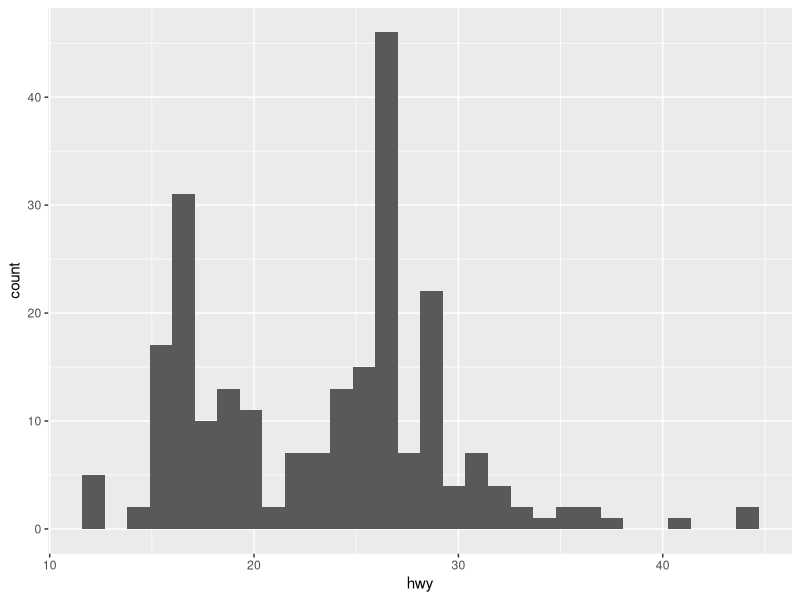
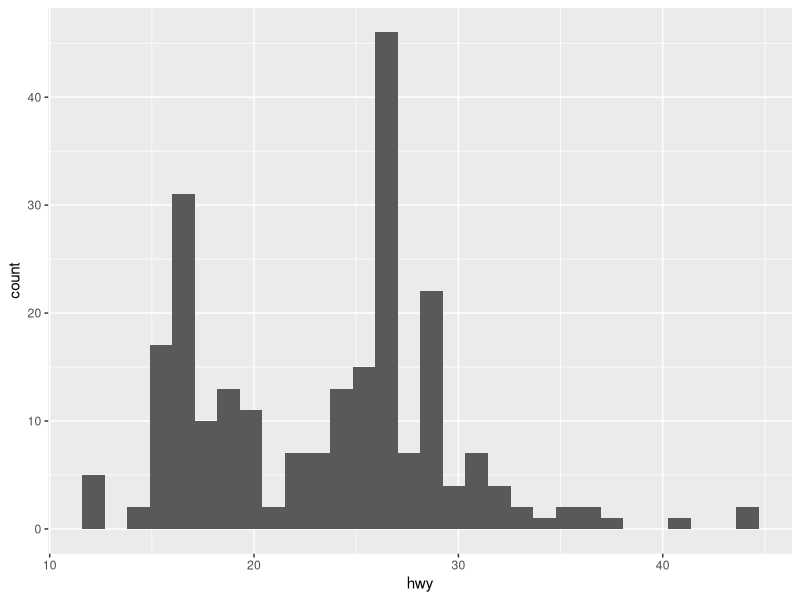
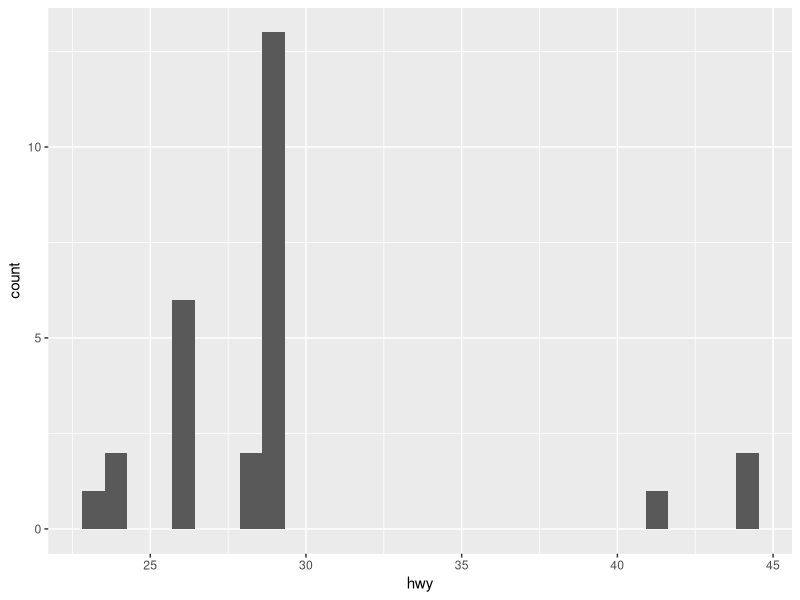
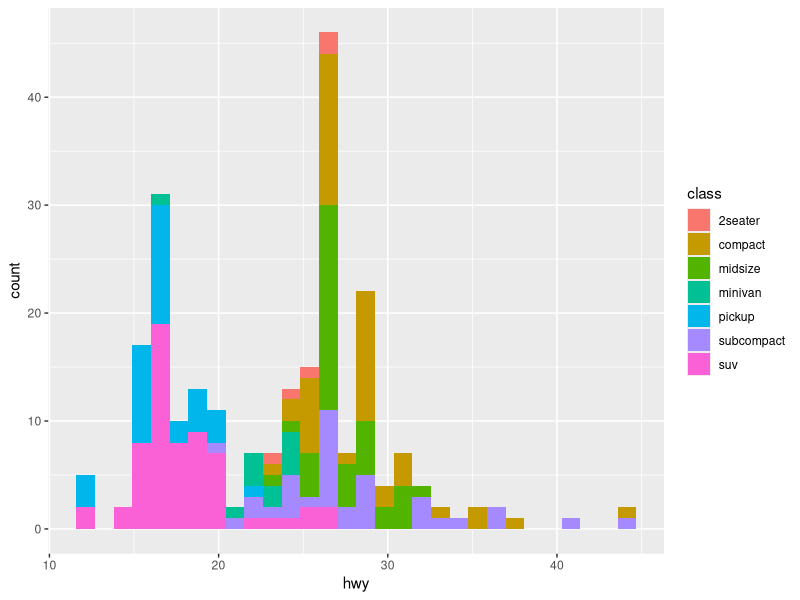
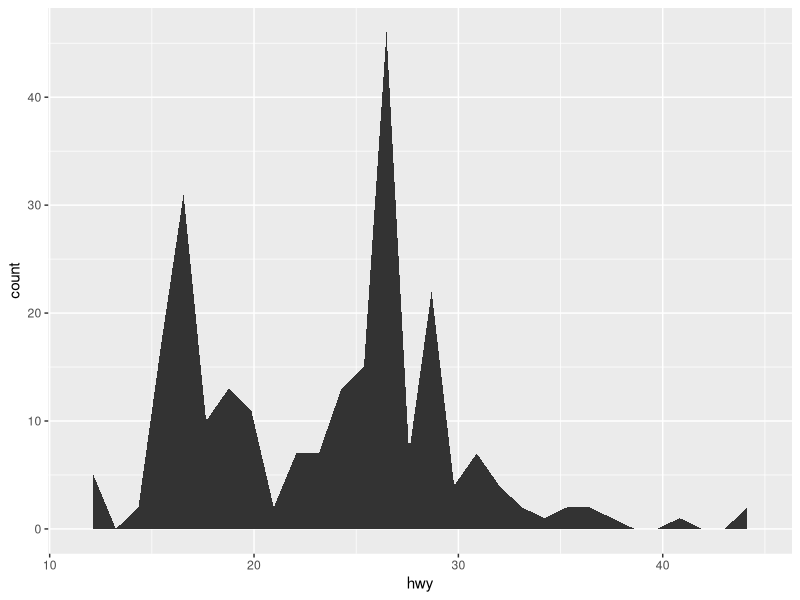
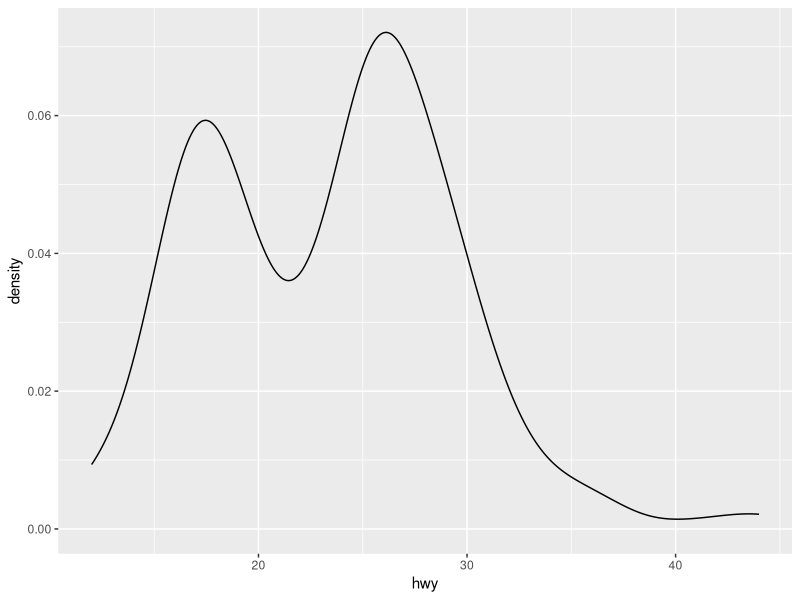
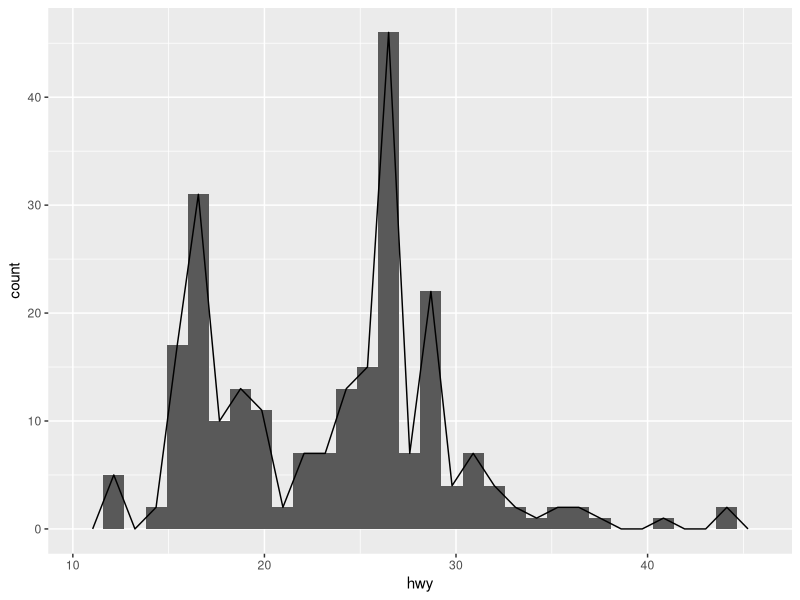
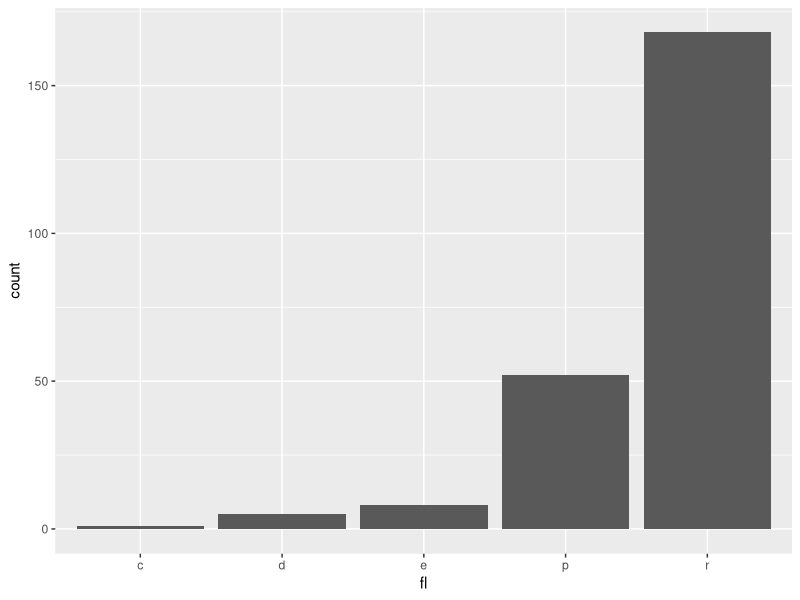

These charts were generated, in order, by the following R code:
library(tidyverse)


ggplot(mpg, aes(x=hwy)) +
  geom_histogram()

ggplot(mpg) +
  geom_histogram(aes(x=hwy))

mpg %>% 
  filter(manufacturer == "volkswagen") %>% 
ggplot() +
  geom_histogram(aes(x=hwy))

# ONE Variable Continuous
summary(mpg$hwy)
ggplot(mpg, aes(hwy, fill=class)) +
  geom_histogram()

ggplot(mpg, aes(hwy)) +
  geom_area(stat="bin")

ggplot(mpg, aes(hwy)) +
  geom_density()

ggplot(mpg, aes(hwy)) +
  geom_histogram() +
  geom_freqpoly() 
  

# ONE Variable Discrete
table(mpg$fl)
ggplot(mpg, aes(fl)) +
  geom_bar()

ggplot(mpg, aes(trans)) +
  geom_bar()

ggplot(mpg, aes(trans, fill=fl)) +
  geom_bar()

ggplot(mpg, aes(trans)) +
  geom_bar() +
  theme(axis.text.x = element_text(angle = 90))

nrow(mpg)
head(mpg, 2)

ggplot(mpg, aes(trans)) +
  geom_bar() +
  coord_flip()

mpg %>% 
  group_by(trans) %>% 
  summarise(n=n()) %>% 
  arrange(desc(n)) %>% 
  head(5) %>% 
ggplot() +
  geom_col(aes(n, trans))

df <- data.frame(brand=c("audi", "mercedes", "fiat"), 
                 vendite=c(10, 50, 4))

ggplot(df) +
  geom_col(aes(brand, vendite))

df$brand <- factor(df$brand, levels=c("mercedes", "audi", "fiat"))

ggplot(df) +
  geom_col(aes(brand, vendite))


ggplot(mpg, aes(fct_infreq(trans))) +
  geom_bar() +
  coord_flip()

ggplot(mpg, aes(fct_rev(fct_infreq(trans)))) +
  geom_bar() +
  coord_flip()

# TWO Variables continuous x - continuous y
ggplot(mpg, aes(cty, hwy)) +
  geom_point()

ggplot(mpg, aes(cty, hwy, color=class)) +
  geom_point()

ggplot(mpg, aes(cty, hwy)) +
  geom_smooth(method="lm")

ggplot(mpg, aes(cty, hwy)) +
  geom_smooth()

ggplot(mpg, aes(cty, hwy)) +
  geom_smooth() +
  geom_point()

# TWO Variables - discrete x - continuous y
df_means = mpg %>%
  group_by(class) %>%
  summarize(hwy = mean(hwy))

ggplot(df_means, aes(x = class, y = hwy)) +
  geom_col()

ggplot(df_means, aes(x = fct_reorder(class, hwy), y = hwy)) +
  geom_col()

ggplot(mpg, aes(class, hwy)) +
  geom_boxplot()

ggplot(mpg, aes(fct_reorder(class, hwy, median), hwy)) +
  geom_boxplot()

# TWO Variables - date x - continuous y
ggplot(economics, aes(date, unemploy)) +
  geom_line()

ggplot(economics, aes(date, unemploy)) +
  geom_area()

# https://blog.albertkuo.me/post/2022-01-04-reordering-geom-col-and-geom-bar-by-count-or-value/

# Temi
ggplot(mpg, aes(hwy)) +
  geom_histogram() +
  theme_minimal()

ggplot(mpg, aes(hwy)) +
  geom_histogram() +
  theme_bw()

ggplot(mpg, aes(hwy)) +
  geom_histogram() +
  theme_classic()


# Labs
ggplot(mpg, aes(hwy)) +
  geom_histogram() +
  theme_minimal() +
  labs(title="Questo è il titolo", 
       subtitle="Questo è il sottotitolo", 
       caption = "Qui va la fonte dati")

# Colori
ggplot(mpg, aes(hwy)) +
  geom_histogram(fill="red") 

ggplot(mpg, aes(hwy)) +
  geom_histogram(aes(fill=class))

ggplot(mpg, aes(cty, hwy)) +
  geom_point(color="red")

ggplot(mpg, aes(cty, hwy)) +
  geom_point(aes(color=class))


ggplot(mpg, aes(cty, hwy)) +
  geom_point(aes(color=drv)) +
  scale_color_manual(values = c("#CC6666", "#7777DD", "black"))

ggplot(mpg, aes(hwy)) +
  geom_histogram(aes(fill=drv)) +
  scale_fill_manual(values = c("#CC6666", "#7777DD", "black"))


ggplot(mpg, aes(cty, hwy)) +
  geom_point(aes(color=year))

ggplot(mpg, aes(cty, hwy)) +
  geom_point(aes(color=year)) +
  scale_color_continuous(low="grey", high="red")

## Extra ----

mcor <- cor(mtcars)
# Print mcor and round to 2 digits
round(mcor, digits = 2)
library(corrplot)

corrplot(mcor)
corrplot(mcor, method = "square")
corrplot(mcor, method = "square", order="AOE")


